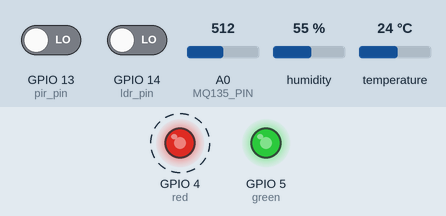
This sketch was run on a simulated ESP8266 (NodeMCU). Shown: output pins drawn as LEDs (lit = HIGH). Dashed ring = blinking. Inputs (shaded band) come from the test bench; at power-on: GPIO 13 (pir_pin) LOW, GPIO 14 (ldr_pin) LOW, A0 (MQ135_PIN) = 512, humidity 55 %, temperature 24 °C. WiFi joins after 1.5 s; servers stay silent unless stated; EEPROM starts erased; what the sketch prints to the serial monitor is not drawn.

Above: at 4.05 s.
Timing chart, 0 to 7.0 s (numbered marks = the images above):
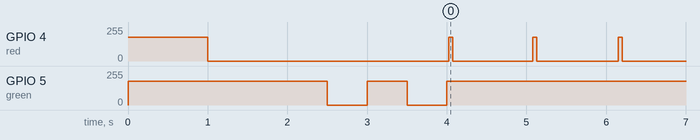

Measured:
- by itself, GPIO 4 (red): repeats every 1.1 s: 180/255 0.05 s, 0/255 1.0 s

The sketch:

sub_unit.ino
```cpp
#include <ESP8266WiFi.h>
#include <WiFiServer.h>
#include <EEPROM.h>
#include <DHT.h>

#define SSID_ADDR 0
#define PASSWORD_ADDR 32
#define MAX_SSID_LENGTH 32
#define MAX_PASS_LENGTH 32

#define DHTPIN 12//2 node//12
#define DHTTYPE DHT11
DHT dht(DHTPIN, DHTTYPE);

#define MQ135_PIN A0
#define pir_pin 13//16 node//13
#define ldr_pin 14

#define red 4//0 node //4
#define green 5//12 node //5

int on = 180;
int off = 0;

float temperature = 0;
float humidity = 0;
float airQualityPercent = 0;
float mq135Value = 0;
boolean lights = true;
boolean pir = false;

// const char* defaultSSID = "SLT_Fiber_Optic";
// const char* defaultPassword = "Life1Mal7i";

const char* defaultSSID = "4G-MIFI-IOT";
const char* defaultPassword = "Kl1234567890";

IPAddress local_IP(192, 168, 1, 252);
IPAddress gateway(192, 168, 1, 1);
IPAddress subnet(255, 255, 255, 0);

WiFiServer server(80);

void setup() {
  dht.begin();

  Serial.begin(115200);
  EEPROM.begin(64);

  pinMode(red, OUTPUT);
  pinMode(green, OUTPUT);
  pinMode(ldr_pin, INPUT);
  pinMode(pir_pin, INPUT);

  analogWrite(red, on);
  analogWrite(green, on);
  delay(1000);
  analogWrite(red, off);
  delay(1000);
  analogWrite(green, off);

  char storedSSID[MAX_SSID_LENGTH];
  char storedPassword[MAX_PASS_LENGTH];
  loadWiFiCredentialsFromEEPROM(storedSSID, storedPassword);

  bool isConnected = false;
  if (strlen(storedSSID) > 0 && strlen(storedPassword) > 0) {
    Serial.println("Attempting to connect with stored credentials...");
    isConnected = connectToWiFi(storedSSID, storedPassword);
  }

  if (!isConnected) {
    Serial.println("Using default WiFi credentials.");
    analogWrite(red, on);
    delay(1000);
    analogWrite(red, off);
    isConnected = connectToWiFi(defaultSSID, defaultPassword);

    if (isConnected) {
      Serial.println("Connected to WiFi using default credentials.");
    } else {
      Serial.println("Failed to connect to WiFi with default credentials.");
      analogWrite(red, on);
    }
  }

  if (isConnected) {
    Serial.print("Sub-Unit IP: ");
    Serial.println(WiFi.localIP());
    server.begin();
  }
  analogWrite(green, on);
}


void loop() {
  temperature = dht.readTemperature();
  humidity = dht.readHumidity();

  if (digitalRead(pir_pin) == HIGH){
    pir = true;
  }

  else{
    pir = false;
  }

  if(digitalRead(ldr_pin) == HIGH){
    lights = true;
  }
  else{
    lights = false;
  }

  mq135Value = analogRead(MQ135_PIN);
  airQualityPercent = map(mq135Value, 150, 900, 100, 0);

    Serial.print("Temperature: ");
    Serial.print(temperature);
    Serial.print(" °C | Humidity: ");
    Serial.print(humidity);
    Serial.println(" %");

  Serial.print("Air Quality: ");
  Serial.print(mq135Value);
  Serial.println(" %");

  WiFiClient client = server.available();

  analogWrite(red, on);
  delay(50);
  analogWrite(red, off);
  delay(1000);

  if(WiFi.status() != WL_CONNECTED){
    analogWrite(green, off);
    analogWrite(red, on);
  }

  else{
    analogWrite(green, on);
  }

  if (client) {
    String request = "";
    unsigned long timeout = millis() + 1000;
    while (client.connected() && millis() < timeout) {
      if (client.available()) {
        char c = client.read();
        request += c;
      }
    }

    if (request.indexOf("POST /updateWiFiCredentials") >= 0) {
      int ssidStart = request.indexOf("ssid=") + 5;
      int ssidEnd = request.indexOf("&", ssidStart);
      String newSSID = request.substring(ssidStart, ssidEnd);

      int passStart = request.indexOf("password=") + 9;
      String newPass = request.substring(passStart);

      saveWiFiCredentialsToEEPROM(newSSID, newPass);

      Serial.println("Parsed SSID: " + newSSID);
      Serial.println("Parsed Password: " + newPass);

      client.println("HTTP/1.1 200 OK");
      client.println("Content-Type: text/plain");
      client.println();
      client.println("Credentials updated");

      delay(1000);
      ESP.restart();
    }
   else {

    String data = String(temperature) + "," + String(humidity) + "," + String(airQualityPercent) + "," + String(lights ? 1 : 0) + "," + String(pir ? 1 : 0);

    client.println("HTTP/1.1 200 OK");
    client.println("Content-Type: text/plain");
    client.println();
    client.println(data);
}


    client.stop();
  }
}


bool connectToWiFi(const char* ssid, const char* password) {
  WiFi.config(local_IP, gateway, subnet);
  WiFi.begin(ssid, password);

  int attempts = 0;
  while (WiFi.status() != WL_CONNECTED && attempts < 20) {

    analogWrite(green, on);
    delay(500);
    analogWrite(green, off);
    delay(500);
    Serial.print(".");
    attempts++;
  }

  return WiFi.status() == WL_CONNECTED;
}


void loadWiFiCredentialsFromEEPROM(char* ssid, char* password) {

  for (int i = 0; i < MAX_SSID_LENGTH; i++) {
    ssid[i] = EEPROM.read(SSID_ADDR + i);
  }
  ssid[MAX_SSID_LENGTH - 1] = '\0';


  for (int i = 0; i < MAX_PASS_LENGTH; i++) {
    password[i] = EEPROM.read(PASSWORD_ADDR + i);
  }
  password[MAX_PASS_LENGTH - 1] = '\0';
}


void saveWiFiCredentialsToEEPROM(String ssid, String password) {
  for (int i = 0; i < MAX_SSID_LENGTH; i++) {
    if (i < ssid.length()) {
      EEPROM.write(SSID_ADDR + i, ssid[i]);
    } else {
      EEPROM.write(SSID_ADDR + i, 0);
    }
  }

  for (int i = 0; i < MAX_PASS_LENGTH; i++) {
    if (i < password.length()) {
      EEPROM.write(PASSWORD_ADDR + i, password[i]);
    } else {
      EEPROM.write(PASSWORD_ADDR + i, 0);
    }
  }

  EEPROM.commit();
  Serial.println("WiFi credentials saved to EEPROM.");
}
```
